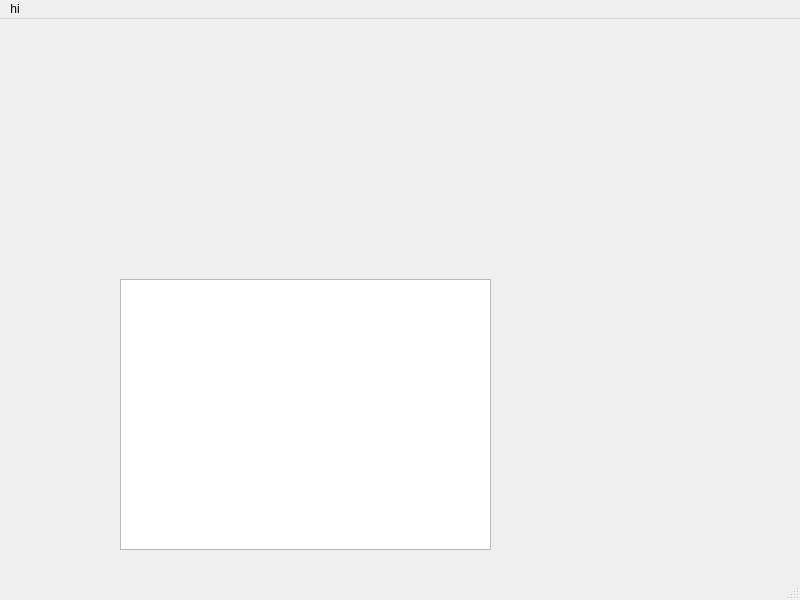
<?xml version="1.0" encoding="UTF-8"?>
<ui version="4.0">
 <class>MainWindow</class>
 <widget class="QMainWindow" name="MainWindow">
  <property name="geometry">
   <rect>
    <x>0</x>
    <y>0</y>
    <width>800</width>
    <height>600</height>
   </rect>
  </property>
  <property name="windowTitle">
   <string>MainWindow</string>
  </property>
  <widget class="QWidget" name="centralwidget">
   <widget class="QWidget" name="verticalLayoutWidget">
    <property name="geometry">
     <rect>
      <x>30</x>
      <y>10</y>
      <width>321</width>
      <height>221</height>
     </rect>
    </property>
    <layout class="QVBoxLayout" name="vertLayout"/>
   </widget>
   <widget class="QGraphicsView" name="graphicsView">
    <property name="geometry">
     <rect>
      <x>120</x>
      <y>260</y>
      <width>371</width>
      <height>271</height>
     </rect>
    </property>
   </widget>
  </widget>
  <widget class="QMenuBar" name="menubar">
   <property name="geometry">
    <rect>
     <x>0</x>
     <y>0</y>
     <width>800</width>
     <height>23</height>
    </rect>
   </property>
   <widget class="QMenu" name="menuhi">
    <property name="title">
     <string>hi</string>
    </property>
   </widget>
   <addaction name="menuhi"/>
  </widget>
  <widget class="QStatusBar" name="statusbar"/>
 </widget>
 <resources/>
 <connections/>
</ui>
